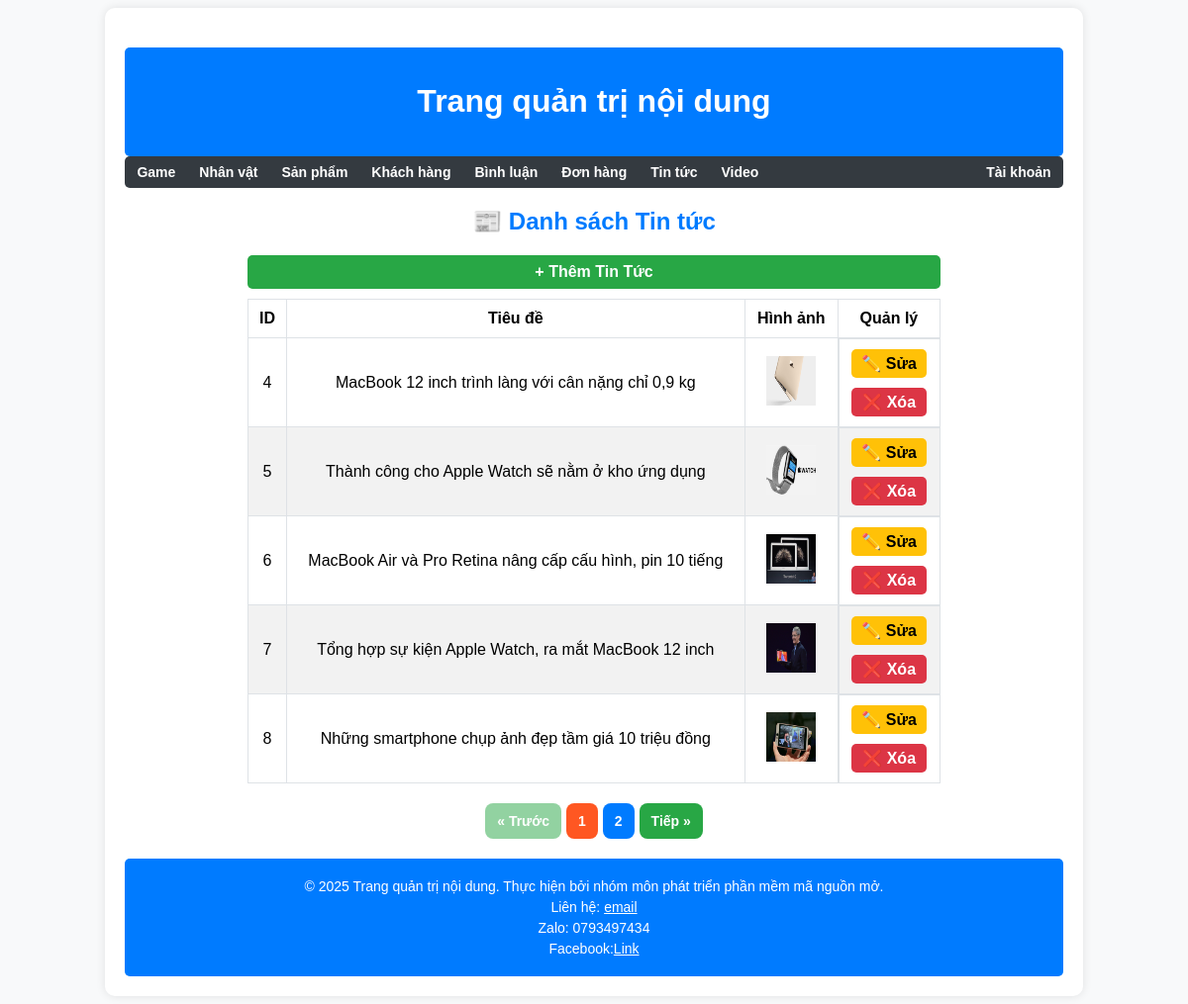
Page /admin/modules/tintuc/list_tintuc.php on the committed database.
### tables this page shows
CREATE TABLE `tintuc` (
  `id_baiviet` int(11) NOT NULL,
  `tenbaiviet` varchar(255) NOT NULL,
  `anhminhhoa` varchar(255) NOT NULL,
  `noidung` longtext NOT NULL,
  `tomtat` longtext NOT NULL
);

### admin/modules/tintuc/list_tintuc.php (the view, shortened to what this page needs)
<?php
include('../config.php');
$limit = 5;
$page = isset($_GET['page']) ? (int)$_GET['page'] : 1;
$offset = ($page - 1) * $limit;
$total_sql = "SELECT COUNT(*) AS total FROM tintuc";
$total_result = mysqli_query($conn, $total_sql);
$total_row = mysqli_fetch_assoc($total_result);
$total_records = $total_row['total'];
$total_pages = ceil($total_records / $limit);
$sql = "SELECT * FROM tintuc ORDER BY id_baiviet ASC LIMIT $limit OFFSET $offset";
$result = mysqli_query($conn, $sql);
?>
<!DOCTYPE html>
<html lang="vi">
<head>
    <link rel="stylesheet" type="text/css" href="../css.css">
</head>
<body>
<div class="wrapper">
    <?php include('../header.php'); ?>
    <div class="table-container">
        <h2 class="text-primary">📰 Danh sách Tin tức</h2>
        <div class="add-news">
        <a href="them.php" class="btn-add">+ Thêm Tin Tức</a>
</div>
        <table class="table table-bordered table-hover">
            <thead class="table-dark">
                <tr>
                    <th>ID</th>
                    <th>Tiêu đề</th>
                    <th>Hình ảnh</th>
                    <th>Quản lý</th>
                </tr>
            </thead>
            <tbody>
            <?php while ($row = mysqli_fetch_assoc($result)) { ?>
                <tr>
                    <td><?php echo $row['id_baiviet']; ?></td>
                    <td><?php echo htmlspecialchars($row['tenbaiviet']); ?></td>
                    <td><img src="../tintuc/uploads/<?php echo htmlspecialchars($row['anhminhhoa']); ?>" width="50" height="50"></td>
                    <td class="d-flex">
                        <a href="../tintuc/sua.php?id=<?php echo $row['id_baiviet']; ?>" class="btn-edit">✏️ Sửa</a>
                        <a href="../tintuc/xuly.php?id=<?php echo $row['id_baiviet']; ?>" onclick="return confirm('⚠️ Bạn có chắc muốn xóa bài viết này không?');" class="btn-delete">❌ Xóa</a>
                    </td>
                </tr>
            <?php } ?>
            </tbody>
        </table>
    </div>
    <div class="pagination">
        <form method="GET">
            <button type="submit" name="page" value="<?php echo max(1, $page - 1); ?>" class="btn prev <?php echo ($page == 1) ? 'disabled' : ''; ?>">« Trước</button>
        </form>
        <?php for ($i = 1; $i <= $total_pages; $i++) : ?>
            <form method="GET">
                <button type="submit" name="page" value="<?php echo $i; ?>" class="btn <?php echo ($i == $page) ? 'active' : ''; ?>"> <?php echo $i; ?> </button>
            </form>
        <?php endfor; ?>
        <form method="GET">
            <button type="submit" name="page" value="<?php echo min($total_pages, $page + 1); ?>" class="btn next <?php echo ($page == $total_pages) ? 'disabled' : ''; ?>">Tiếp »</button>
        </form>
    </div>
    <?php include('../footer.php'); ?>
</div>
</body>
</html>

### admin/modules/css.css (style rules this page uses)
body { background-color: #f8f9fa; font-family: Arial, sans-serif; }
.wrapper { width: 80%; margin: auto; background: white; padding: 20px; border-radius: 10px; box-shadow: 0 0 10px rgba(0, 0, 0, 0.1); }
.table-container { max-width: 700px; margin: auto; }
table { width: 100%; border-collapse: collapse; margin-top: 10px; }
table th, table td { padding: 10px; text-align: center; border: 1px solid #dee2e6; }
table tr:nth-child(even) { background-color: #f2f2f2; }
td, th { text-align: center; vertical-align: middle; }
td.d-flex { display: grid; gap: 10px; justify-content: center; }
.btn-add, .btn-submit { background-color: #28a745; color: white; font-weight: bold; padding: 8px 15px; border-radius: 5px; transition: 0.3s; text-decoration: none; border: none; display: block; text-align: center; }
.btn-edit { background-color: #ffc107; color: black; font-weight: bold; padding: 5px 10px; border-radius: 5px; transition: 0.3s; text-decoration: none; }
.btn-delete { background-color: #dc3545; color: white; font-weight: bold; padding: 5px 10px; border-radius: 5px; transition: 0.3s; text-decoration: none; }
h2 { text-align: center; margin-bottom: 20px; color: #007bff; }
form { text-align: center; }
.pagination { margin-top: 20px; display: flex; justify-content: center; gap: 5px; }
.pagination .btn { padding: 10px 12px; font-size: 14px; color: #fff; background: #007bff; border: none; border-radius: 8px; cursor: pointer; transition: 0.3s ease-in-out; font-weight: bold; }
.pagination .active { background: #ff5722; pointer-events: none; }
.pagination .prev, .pagination .next { background: #28a745; }
.pagination .disabled { opacity: 0.5; cursor: not-allowed; }
.pagination form { display: inline-block; }

### rows in the picture
tintuc: id_baiviet "4", tenbaiviet "MacBook 12 inch trình làng với cân nặng chỉ 0,9 kg", anhminhhoa (picture)
tintuc: id_baiviet "5", tenbaiviet "Thành công cho Apple Watch sẽ nằm ở kho ứng dụng", anhminhhoa (picture)
tintuc: id_baiviet "6", tenbaiviet "MacBook Air và Pro Retina nâng cấp cấu hình, pin 10 tiếng", anhminhhoa (picture)
tintuc: id_baiviet "7", tenbaiviet "Tổng hợp sự kiện Apple Watch, ra mắt MacBook 12 inch", anhminhhoa (picture)
tintuc: id_baiviet "8", tenbaiviet "Những smartphone chụp ảnh đẹp tầm giá 10 triệu đồng", anhminhhoa (picture)
